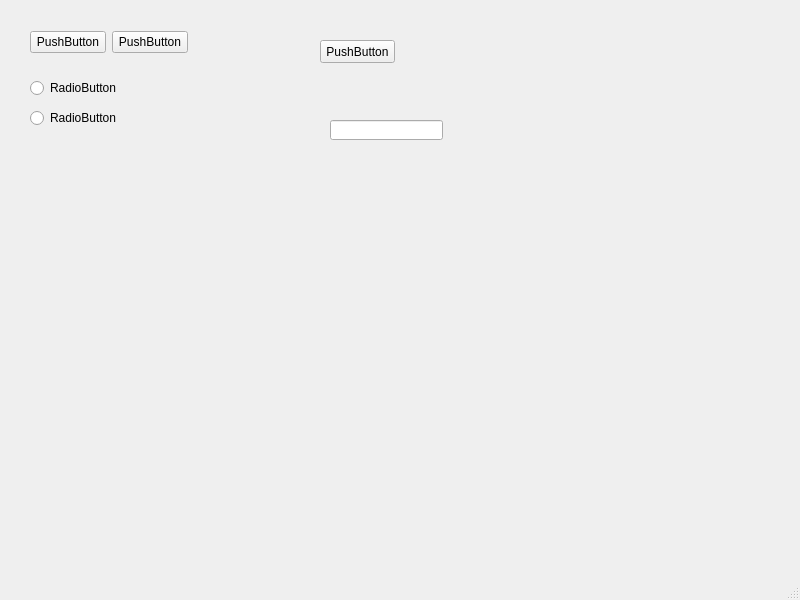
<?xml version="1.0" encoding="UTF-8"?>
<ui version="4.0">
 <class>MainWindow</class>
 <widget class="QMainWindow" name="MainWindow">
  <property name="geometry">
   <rect>
    <x>0</x>
    <y>0</y>
    <width>800</width>
    <height>600</height>
   </rect>
  </property>
  <property name="windowTitle">
   <string>MainWindow</string>
  </property>
  <widget class="QWidget" name="centralwidget">
   <widget class="QWidget" name="layoutWidget">
    <property name="geometry">
     <rect>
      <x>30</x>
      <y>30</y>
      <width>158</width>
      <height>25</height>
     </rect>
    </property>
    <layout class="QHBoxLayout" name="horizontalLayout">
     <item>
      <widget class="QPushButton" name="pushButton">
       <property name="text">
        <string>PushButton</string>
       </property>
      </widget>
     </item>
     <item>
      <widget class="QPushButton" name="pushButton_2">
       <property name="text">
        <string>PushButton</string>
       </property>
      </widget>
     </item>
    </layout>
   </widget>
   <widget class="QRadioButton" name="radioButton">
    <property name="geometry">
     <rect>
      <x>30</x>
      <y>80</y>
      <width>89</width>
      <height>16</height>
     </rect>
    </property>
    <property name="text">
     <string>RadioButton</string>
    </property>
   </widget>
   <widget class="QRadioButton" name="radioButton_2">
    <property name="geometry">
     <rect>
      <x>30</x>
      <y>110</y>
      <width>89</width>
      <height>16</height>
     </rect>
    </property>
    <property name="text">
     <string>RadioButton</string>
    </property>
   </widget>
   <widget class="QWidget" name="widget" native="true">
    <property name="geometry">
     <rect>
      <x>280</x>
      <y>30</y>
      <width>311</width>
      <height>261</height>
     </rect>
    </property>
    <widget class="QPushButton" name="pushButton_3">
     <property name="geometry">
      <rect>
       <x>40</x>
       <y>10</y>
       <width>75</width>
       <height>23</height>
      </rect>
     </property>
     <property name="text">
      <string>PushButton</string>
     </property>
    </widget>
    <widget class="QLineEdit" name="lineEdit">
     <property name="geometry">
      <rect>
       <x>50</x>
       <y>90</y>
       <width>113</width>
       <height>20</height>
      </rect>
     </property>
    </widget>
   </widget>
  </widget>
  <widget class="QMenuBar" name="menubar">
   <property name="geometry">
    <rect>
     <x>0</x>
     <y>0</y>
     <width>800</width>
     <height>23</height>
    </rect>
   </property>
  </widget>
  <widget class="QStatusBar" name="statusbar"/>
 </widget>
 <resources/>
 <connections/>
</ui>
